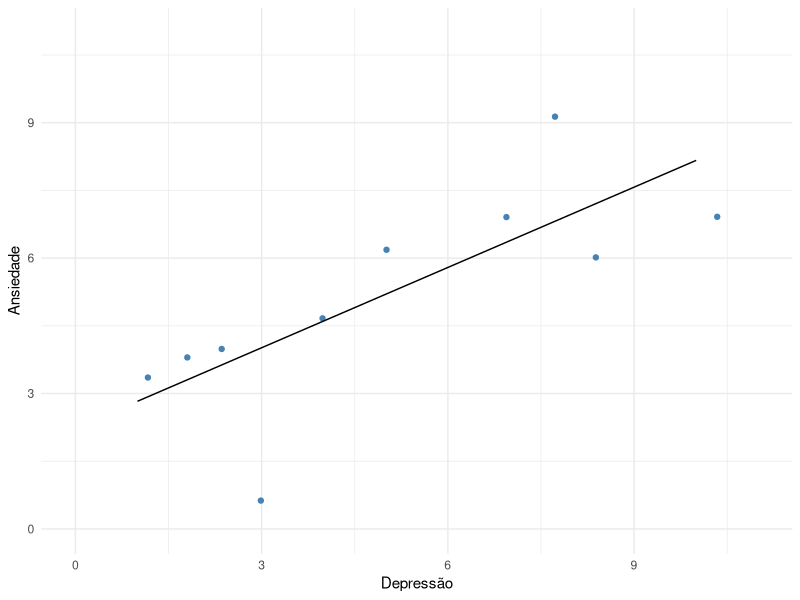

Generate this figure with R:
library(dplyr)
library(ggplot2)

# Banco ####
depressao <- c(7, 1, 2, 8, 10, 8, 5, 2, 3, 4)
ansiedade <- c(7, 3, 4, 9, 7, 6, 6, 4, 1, 5)

cor(depressao, ansiedade)

df <- data.frame(depressao, ansiedade)

p_1 <- df %>% 
  ggplot(aes(x = depressao, y = ansiedade)) +
  
  # Pontos
  geom_point(alpha = 1, position = 'jitter', color = "steelblue") +
  
  # Linha
  stat_smooth(method = "lm", se = F, color = "black", size = 0.5) +
  
  # Ajustando x
  xlab('Depressão') +
  xlim(c(0, 11)) +
  
  # Ajustando y
  ylab('Ansiedade') +
  ylim(c(0, 11)) +
  
  # theme
  theme_minimal()

p_1
